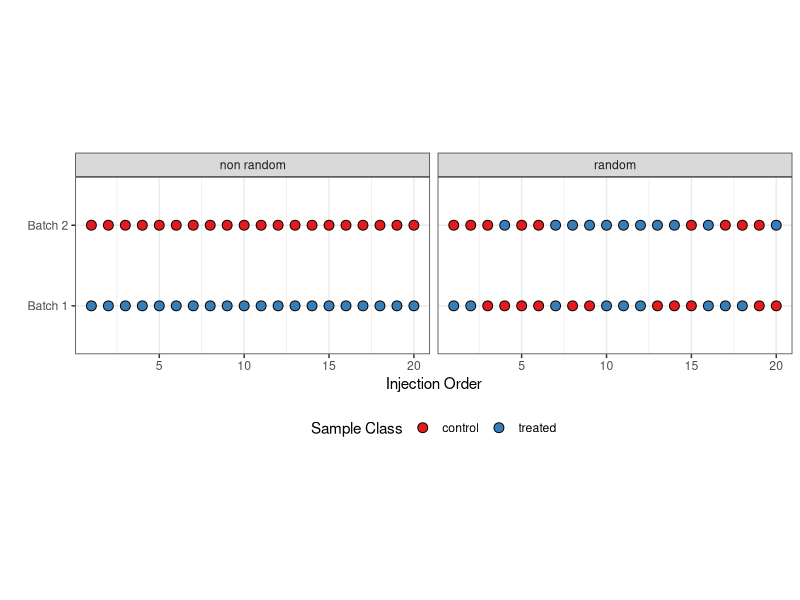
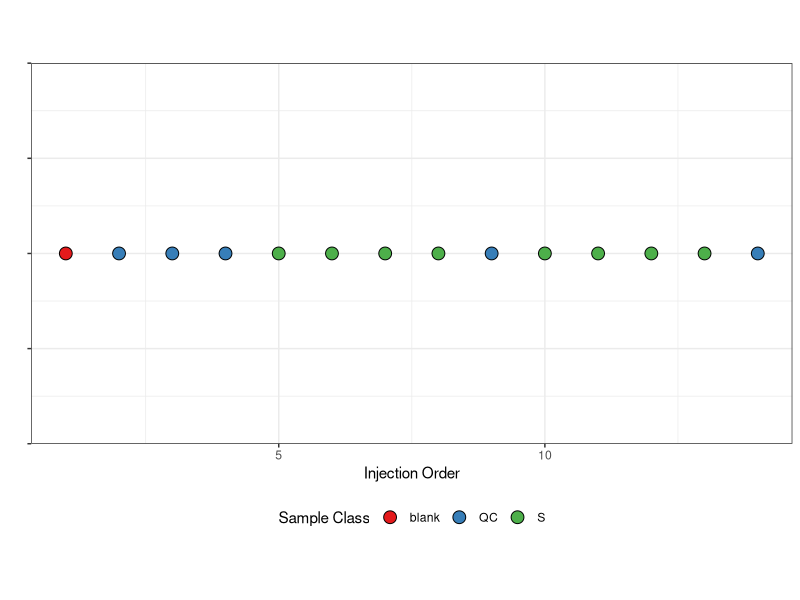

Reproduce these figures in R, in order. (Note: this script raises an error after producing the figures.)
## ---- chunk 1
knitr::opts_chunk$set(echo = FALSE)
library(knitr)
library(tidyverse)
## ---- chunk 2
sample_list <- tibble(batch = rep(c("Batch 1","Batch 2"), each = 20),
                      class = rep(c("treated","control"), each = 20),
                      order = rep(1:20, times = 2)) %>% 
  mutate(random_class = sample(class))

class.labs <- c("non random","random")
names(class.labs) <- c("class","random_class")


sample_list %>% 
  ungroup() %>% 
  pivot_longer(contains("class")) %>% 
  ggplot() + 
  geom_point(aes(y = batch, x = order, fill = value), pch = 21, size = 3) + 
  facet_wrap(~name, labeller = labeller(name = class.labs)) + 
  theme_bw() + xlab("Injection Order") + ylab("") + 
  scale_fill_brewer(palette = "Set1", name = "Sample Class") + 
  theme(aspect.ratio = 0.5, legend.position = "bottom")

## ---- chunk 3

tibble(order = 1:14,
       sample = c("blank","QC","QC","QC",rep(c("S","S","S","S","QC"), times = 2))) %>% 
  ggplot() + 
  geom_point(aes(y = 1, x = order, fill = sample), pch = 21, size = 4) +
  theme_bw() + xlab("Injection Order") + ylab("") + 
  scale_fill_brewer(palette = "Set1", name = "Sample Class") + 
  theme(aspect.ratio = 0.5, legend.position = "bottom", axis.text.y = element_blank() )

## ---- chunk 4
include_graphics("../images/tandemMS.jpg")
## ---- chunk 5
x <- seq(1, 15, length=40)
y <- dnorm(x, mean = 10, sd = 1)

par(mfrow = c(1,3))
plot(x,y, type = "l", xlab = "time", ylab = "I", main = "Only FS")
points(x,y, col = "steelblue", pch = 19)
points(x,y, col = "steelblue", type = "h")
polygon(x,y, col = "#4682B450", border = NA)
legend("topleft", legend = c("FS","DDA"), lty = 1, col = c("steelblue", "orange"))

plot(x,y, type = "l", xlab = "time", ylab = "I", main = "FS + 1DDA")
points(x[seq(1,100,2)],y[seq(1,100,2)], col = "steelblue", pch = 19)
points(x[seq(1,100,2)],y[seq(1,100,2)], col = "steelblue", type = "h")
points(x[seq(2,100,2)],y[seq(2,100,2)], col = "orange", pch = 19)
points(x[seq(2,100,2)],y[seq(2,100,2)], col = "orange", type = "h")
polygon(x[seq(1,100,2)],y[seq(1,100,2)], col = "#4682B450", border = NA)


plot(x,y, type = "l", xlab = "time", ylab = "I", main = "FS + 3DDA")
points(x[seq(1,100,4)],y[seq(1,100,4)], col = "steelblue", pch = 19)
points(x[seq(1,100,4)],y[seq(1,100,4)], col = "steelblue", type = "h")
points(x[seq(2,100,4)],y[seq(2,100,4)], col = "orange", pch = 19)
points(x[seq(2,100,4)],y[seq(2,100,4)], col = "orange", type = "h")
points(x[seq(3,100,4)],y[seq(3,100,4)], col = "orange", pch = 19)
points(x[seq(3,100,4)],y[seq(3,100,4)], col = "orange", type = "h")
points(x[seq(4,100,4)],y[seq(4,100,4)], col = "orange", pch = 19)
points(x[seq(4,100,4)],y[seq(4,100,4)], col = "orange", type = "h")
polygon(x[seq(1,100,4)],y[seq(1,100,4)], col = "#4682B450", border = NA)

